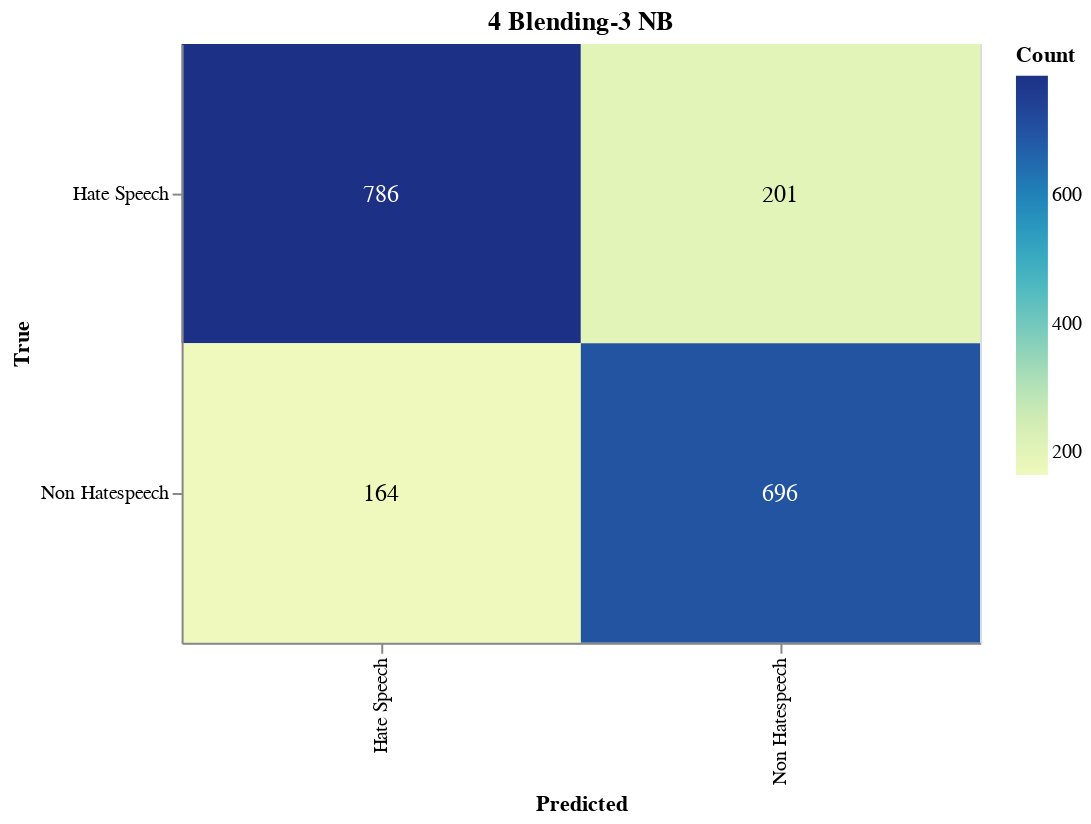

Notebook code cell kept with this figure:
### Markdown cell above
#### Save Confusion Matrix

### Code cell
import altair as alt
import pandas as pd
from sklearn.metrics import confusion_matrix

# Calculate the confusion matrix
cm = confusion_matrix(true_labels, adjusted_predictions)

# Define class names
class_names = ['Hate Speech', 'Non Hatespeech']

# Convert confusion matrix to DataFrame
cm_df = pd.DataFrame(cm, index=class_names, columns=class_names).reset_index().melt(id_vars='index')
cm_df.columns = ['True', 'Predicted', 'Count']

# Ensure the order of categories
cm_df['True'] = pd.Categorical(cm_df['True'], categories=class_names, ordered=True)
cm_df['Predicted'] = pd.Categorical(cm_df['Predicted'], categories=class_names, ordered=True)

# Create the Altair plot
heatmap = alt.Chart(cm_df).mark_rect().encode(
    x=alt.X('Predicted:O', sort=class_names),
    y=alt.Y('True:O', sort=class_names),
    color='Count:Q',
    tooltip=['True', 'Predicted', 'Count']
).properties(
    width=400,
    height=300,
    title='4 Blending-3 NB'
)

# Add text labels
text = heatmap.mark_text(
    align='center',
    baseline='middle',
    fontSize=12
).encode(
    text='Count:Q',
    color=alt.condition(
        alt.datum.Count > cm.max() / 2,
        alt.value('white'),
        alt.value('black')
    )
)

# Combine heatmap and text
final_chart = heatmap + text

# Display the plot
final_chart.show()

### Figure 1 — Vega-Lite specification as saved in the notebook (floating-point values rounded to 4 significant figures)
{"config": {"view": {"continuousWidth": 300, "continuousHeight": 300}}, "layer": [{"mark": {"type": "rect"}, "encoding": {"color": {"field": "Count", "type": "quantitative"}, "tooltip": [{"field": "True", "type": "ordinal"}, {"field": "Predicted", "type": "ordinal"}, {"field": "Count", "type": "quantitative"}], "x": {"field": "Predicted", "sort": ["Hate Speech", "Non Hatespeech"], "type": "ordinal"}, "y": {"field": "True", "sort": ["Hate Speech", "Non Hatespeech"], "type": "ordinal"}}, "title": "4 Blending-3 NB"}, {"mark": {"type": "text", "align": "center", "baseline": "middle", "fontSize": 12}, "encoding": {"color": {"condition": {"test": "(datum.Count > 393.0)", "value": "white"}, "value": "black"}, "text": {"field": "Count", "type": "quantitative"}, "tooltip": [{"field": "True", "type": "ordinal"}, {"field": "Predicted", "type": "ordinal"}, {"field": "Count", "type": "quantitative"}], "x": {"field": "Predicted", "sort": ["Hate Speech", "Non Hatespeech"], "type": "ordinal"}, "y": {"field": "True", "sort": ["Hate Speech", "Non Hatespeech"], "type": "ordinal"}}, "title": "4 Blending-3 NB"}], "data": {"name": "data-6f31eb8e96680cdc7e2c33247cbe1bf1"}, "height": 300, "width": 400, "$schema": "https://vega.github.io/schema/vega-lite/v5.17.0.json", "datasets": {"data-6f31eb8e96680cdc7e2c33247cbe1bf1": [{"True": "Hate Speech", "Predicted": "Hate Speech", "Count": 786}, {"True": "Non Hatespeech", "Predicted": "Hate Speech", "Count": 164}, {"True": "Hate Speech", "Predicted": "Non Hatespeech", "Count": 201}, {"True": "Non Hatespeech", "Predicted": "Non Hatespeech", "Count": 696}]}}
